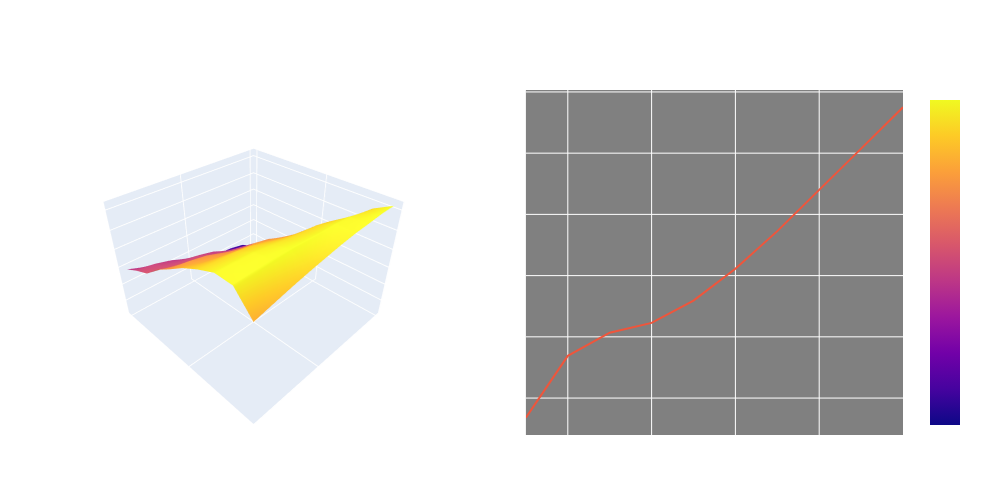

This figure's notebook cell:
### Code cell
if hasattr(est_real,'grid'):
  from plotly.subplots import make_subplots

  fig = make_subplots(
      rows=1, 
      cols=2,
      start_cell="top-left", 
      specs=[
          [{"type": "surface"}, {"type": "scattergl"}], 
      ]
  )
  fig.update_layout(paper_bgcolor="rgba(0,0,0,0)",plot_bgcolor="grey",font=dict(family="Arial",size=12,color="white"))
  # Sample data
  x, y = np.meshgrid(est_real.beta_grid, est_real.rho_grid)
  z = est_real.grid

  # Create the surface plot
  # fig = go.Figure(data=[go.Surface(z=z, x=x, y=y)])
  fig.add_trace(go.Surface(z=z, x=x, y=y, #coloraxis=dict(coloraxis=1),
                           ),row=1,col=1)

  # Update axes titles for the mesh plot
  fig.update_scenes(
      xaxis_title='Beta',
      yaxis_title='Rho',
      zaxis_title='Objective function',
      row=1, col=1
  )
  fig.update_scenes(aspectratio=dict(x=1, y=1, z=0.7),
                     row=1, col=1)

  fig.update_layout(title='Objective function', autosize=False,width=1000, height=500,margin=dict(l=65, r=50, b=65, t=90))
  # set the background color
  y = est_real.grid[np.where(est_real.beta_grid == est_real.est[0])[0],:][0]
  x = est_real.rho_grid

  # fig = go.Figure()
  fig.add_trace(go.Scatter(x=x, y=y, mode='lines', ),row=1,col=2)
  # Update axes titles for each subplot
  fig.update_xaxes(title_text=f'rho', row=1, col=2)
  fig.update_yaxes(title_text='Objective function', 
                   row=1, col=2)

  fig.show()
else:
  print('No grid found')

### Figure 1 — Plotly figure (JSON) as saved in the notebook; plotly's stock layout.template omitted (floating-point values rounded to 4 significant figures)
{"data": [{"scene": "scene", "type": "surface", "x": [[0.85, 0.86, 0.87, 0.88, 0.89, 0.9, 0.91, 0.92, 0.93, 0.94], [0.85, 0.86, 0.87, 0.88, 0.89, 0.9, 0.91, 0.92, 0.93, 0.94], [0.85, 0.86, 0.87, 0.88, 0.89, 0.9, 0.91, 0.92, 0.93, 0.94], [0.85, 0.86, 0.87, 0.88, 0.89, 0.9, 0.91, 0.92, 0.93, 0.94], [0.85, 0.86, 0.87, 0.88, 0.89, 0.9, 0.91, 0.92, 0.93, 0.94], [0.85, 0.86, 0.87, 0.88, 0.89, 0.9, 0.91, 0.92, 0.93, 0.94], [0.85, 0.86, 0.87, 0.88, 0.89, 0.9, 0.91, 0.92, 0.93, 0.94], [0.85, 0.86, 0.87, 0.88, 0.89, 0.9, 0.91, 0.92, 0.93, 0.94], [0.85, 0.86, 0.87, 0.88, 0.89, 0.9, 0.91, 0.92, 0.93, 0.94], [0.85, 0.86, 0.87, 0.88, 0.89, 0.9, 0.91, 0.92, 0.93, 0.94]], "y": [[0.15, 0.15, 0.15, 0.15, 0.15, 0.15, 0.15, 0.15, 0.15, 0.15], [0.16, 0.16, 0.16, 0.16, 0.16, 0.16, 0.16, 0.16, 0.16, 0.16], [0.17, 0.17, 0.17, 0.17, 0.17, 0.17, 0.17, 0.17, 0.17, 0.17], [0.18, 0.18, 0.18, 0.18, 0.18, 0.18, 0.18, 0.18, 0.18, 0.18], [0.19, 0.19, 0.19, 0.19, 0.19, 0.19, 0.19, 0.19, 0.19, 0.19], [0.2, 0.2, 0.2, 0.2, 0.2, 0.2, 0.2, 0.2, 0.2, 0.2], [0.21, 0.21, 0.21, 0.21, 0.21, 0.21, 0.21, 0.21, 0.21, 0.21], [0.22, 0.22, 0.22, 0.22, 0.22, 0.22, 0.22, 0.22, 0.22, 0.22], [0.23, 0.23, 0.23, 0.23, 0.23, 0.23, 0.23, 0.23, 0.23, 0.23], [0.24, 0.24, 0.24, 0.24, 0.24, 0.24, 0.24, 0.24, 0.24, 0.24]], "z": [[213.4, 218.4, 220.3, 221.1, 223.0, 225.6, 228.6, 232.0, 235.4, 238.8], [219.9, 220.7, 222.3, 225.0, 228.3, 232.0, 235.7, 239.4, 241.9, 242.8], [221.6, 224.2, 227.8, 231.8, 236.0, 240.0, 242.3, 243.2, 244.4, 246.2], [227.1, 231.6, 236.3, 240.6, 242.6, 243.6, 245.3, 247.6, 250.2, 253.0], [236.5, 241.2, 242.9, 244.3, 246.6, 249.5, 252.6, 255.6, 257.3, 258.1], [243.3, 245.3, 248.4, 252.0, 255.5, 257.4, 258.3, 259.6, 261.3, 263.5], [251.0, 255.3, 257.5, 258.6, 260.4, 262.7, 265.0, 266.4, 266.9, 267.7], [259.1, 261.5, 264.5, 266.4, 267.1, 268.0, 269.5, 270.6, 271.0, 271.1], [267.3, 268.7, 270.4, 271.1, 271.2, 271.6, 272.0, 271.8, 271.3, 270.9], [272.0, 271.9, 271.2, 270.6, 269.5, 268.2, 266.7, 265.0, 263.2, 261.2]]}, {"mode": "lines", "type": "scatter", "x": [0.15, 0.16, 0.17, 0.18, 0.19, 0.2, 0.21, 0.22, 0.23, 0.24], "xaxis": "x", "y": [213.4, 218.4, 220.3, 221.1, 223.0, 225.6, 228.6, 232.0, 235.4, 238.8], "yaxis": "y"}], "layout": {"autosize": false, "font": {"color": "white", "family": "Arial", "size": 12}, "height": 500, "margin": {"b": 65, "l": 65, "r": 50, "t": 90}, "paper_bgcolor": "rgba(0,0,0,0)", "plot_bgcolor": "grey", "scene": {"aspectratio": {"x": 1, "y": 1, "z": 0.7}, "domain": {"x": [0, 0.45], "y": [0, 1]}, "xaxis": {"title": {"text": "Beta"}}, "yaxis": {"title": {"text": "Rho"}}, "zaxis": {"title": {"text": "Objective function"}}}, "title": {"text": "Objective function"}, "width": 1000, "xaxis": {"anchor": "y", "domain": [0.55, 1], "title": {"text": "rho"}}, "yaxis": {"anchor": "x", "domain": [0, 1], "title": {"text": "Objective function"}}}}
